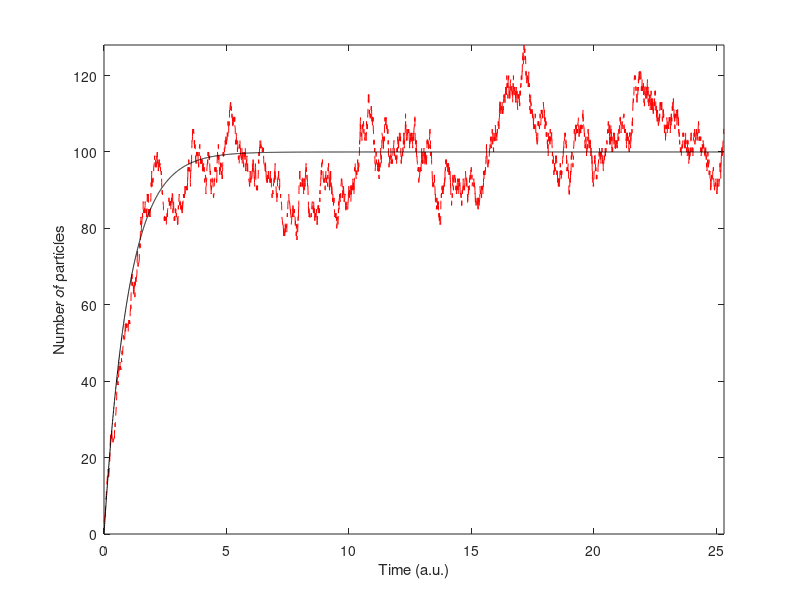

MATLAB code for this plot:
% Modified Gillespie Algorithm:
% Sept. 21, 10 [Tues.]

clear;
close all;

totTrials = 5000;
A =100; % Mean production rate.
gamma = 1; % Rate of degradation per particle.

% Reactions:
% 1. Proliferation of particle.
% 2. Particle degradation.

n=3; % Starting number of particles.
theta = zeros(1,2);
r = zeros(1,2);
trajectory = zeros(1,totTrials+1);
time = zeros(1,totTrials+1);

for i=1:totTrials
    % random(uniform distn,0,1, row, no. of columns)
    trajectory(i)=n;
    r = [A gamma*n];
    u = random('unif',0,1,1,2); 
    theta = -log(u)./r;
    if (n==0)
        n = n+1;
        time(i+1) = time(i)+theta(1);
    elseif (theta(1) < theta(2))
        n = n+1;
        time(i+1) = time(i)+theta(1);
    else
        n = n-1;
        time(i+1)=time(i)+theta(2);
    end
end

trajectory(totTrials+1)=n;

hold off
plot(time,trajectory,'--r');
hold on

time2 = 0:time(totTrials+1)/(totTrials):time(totTrials);
meanParticle = (A/gamma)*(1-exp(-gamma*time2));
plot(time2,meanParticle,'-k');
axis tight
xlabel('Time (a.u.)');
ylabel('Number of particles');
time(totTrials+1)








    